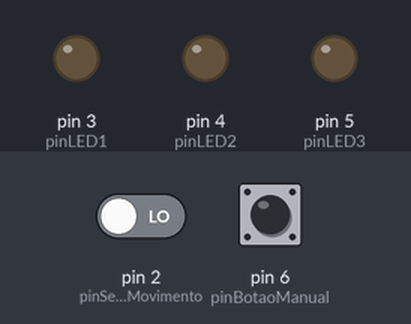
Bench run of a sketch on a simulated Arduino Uno, built with avr-gcc and run on an emulated ATmega328P. Shown: output pins drawn as LEDs (lit = HIGH). The test bench sets the inputs (shaded band); at power-on: pin 2 (pinSensorMovimento) LOW, pin 6 (pinBotaoManual) HIGH. What the sketch prints to the serial monitor is not drawn.

Above: at 1.2 s.
1.3 s: pin 2 (pinSensorMovimento) driven HIGH
At 1.7 s:
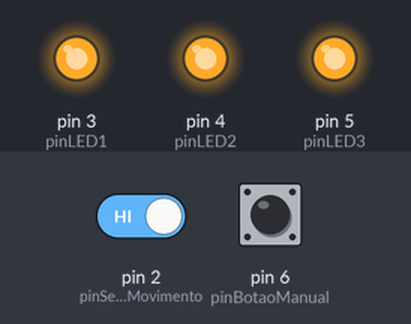
2.8 s: pin 6 (pinBotaoManual) pulled LOW for 0.15 s
5.9 s: pin 6 (pinBotaoManual) pulled LOW for 1 s
At 6.3 s:
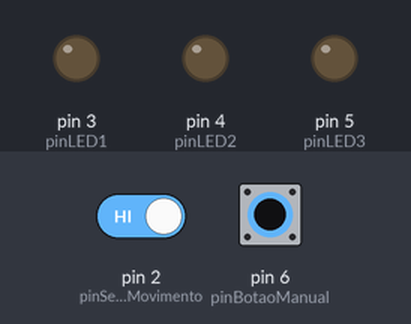
Timing chart, 0 to 8.9 s (numbered marks = the images above; inputs shaded):
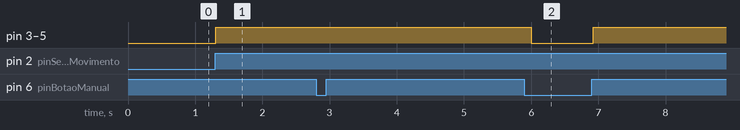

Measured:
- after the input at 1.3 s, pin 3 (pinLED1), pin 4 (pinLED2), pin 5 (pinLED3): LOW → HIGH at once
- after the input at 2.8 s, every drawn part: stays the same
- after the input at 5.9 s, pin 3 (pinLED1), pin 4 (pinLED2), pin 5 (pinLED3): HIGH → LOW after 0.10 s, → HIGH 0.92 s later

The sketch:

casa.ino
```cpp
// ===== AUTOMAÇÃO DE CASA COM SENSOR DE MOVIMENTO =====
// Sistema de controle de iluminação automática baseado em movimento
// Componentes: Arduino, Sensor PIR, LEDs, Resistores

// ===== DEFINIÇÃO DE PINOS =====
const int pinSensorMovimento = 2;    // Pino digital para sensor PIR
const int pinLED1 = 3;               // LED da sala
const int pinLED2 = 4;               // LED do corredor
const int pinLED3 = 5;               // LED da cozinha
const int pinBotaoManual = 6;        // Botão para desligar manualmente

// ===== VARIÁVEIS DE CONTROLE =====
bool movimentoDetectado = false;
bool modoManual = false;
unsigned long tempoUltimoMovimento = 0;
const unsigned long TEMPO_ESPERA = 30000;  // 30 segundos para desligar após movimento

// ===== SETUP =====
void setup() {
  // Configurar pinos como entrada/saída
  pinMode(pinSensorMovimento, INPUT);
  pinMode(pinBotaoManual, INPUT_PULLUP);
  pinMode(pinLED1, OUTPUT);
  pinMode(pinLED2, OUTPUT);
  pinMode(pinLED3, OUTPUT);

  // Inicializar serial para debug
  Serial.begin(9600);
  Serial.println("=== Sistema de Automação Iniciado ===");

  // Desligar todos os LEDs no início
  desligarTodosLEDs();
}

// ===== LOOP PRINCIPAL =====
void loop() {
  // Verificar sensor de movimento
  movimentoDetectado = digitalRead(pinSensorMovimento);

  // Verificar botão manual
  verificarBotaoManual();

  // Se movimento foi detectado
  if (movimentoDetectado == HIGH) {
    tempoUltimoMovimento = millis();
    ligarTodosLEDs();
    Serial.println("✓ Movimento detectado! LEDs ligados");
  }

  // Se passou o tempo de espera, desligar os LEDs
  if (millis() - tempoUltimoMovimento > TEMPO_ESPERA && !modoManual) {
    desligarTodosLEDs();
  }

  // Pequeno delay para estabilidade
  delay(100);
}

// ===== FUNÇÕES =====

// Ligar todos os LEDs
void ligarTodosLEDs() {
  digitalWrite(pinLED1, HIGH);
  digitalWrite(pinLED2, HIGH);
  digitalWrite(pinLED3, HIGH);
}

// Desligar todos os LEDs
void desligarTodosLEDs() {
  digitalWrite(pinLED1, LOW);
  digitalWrite(pinLED2, LOW);
  digitalWrite(pinLED3, LOW);
  Serial.println("✗ LEDs desligados (timeout)");
}

// Verificar botão para modo manual
void verificarBotaoManual() {
  if (digitalRead(pinBotaoManual) == LOW) {
    delay(20);  // Debounce
    if (digitalRead(pinBotaoManual) == LOW) {
      modoManual = !modoManual;

      if (modoManual) {
        ligarTodosLEDs();
        Serial.println("⚙ Modo Manual: LIGADO");
      } else {
        desligarTodosLEDs();
        Serial.println("⚙ Modo Manual: DESLIGADO");
      }

      // Aguardar botão ser solto
      while (digitalRead(pinBotaoManual) == LOW) {
        delay(10);
      }
      delay(20);  // Debounce
    }
  }
}
```
